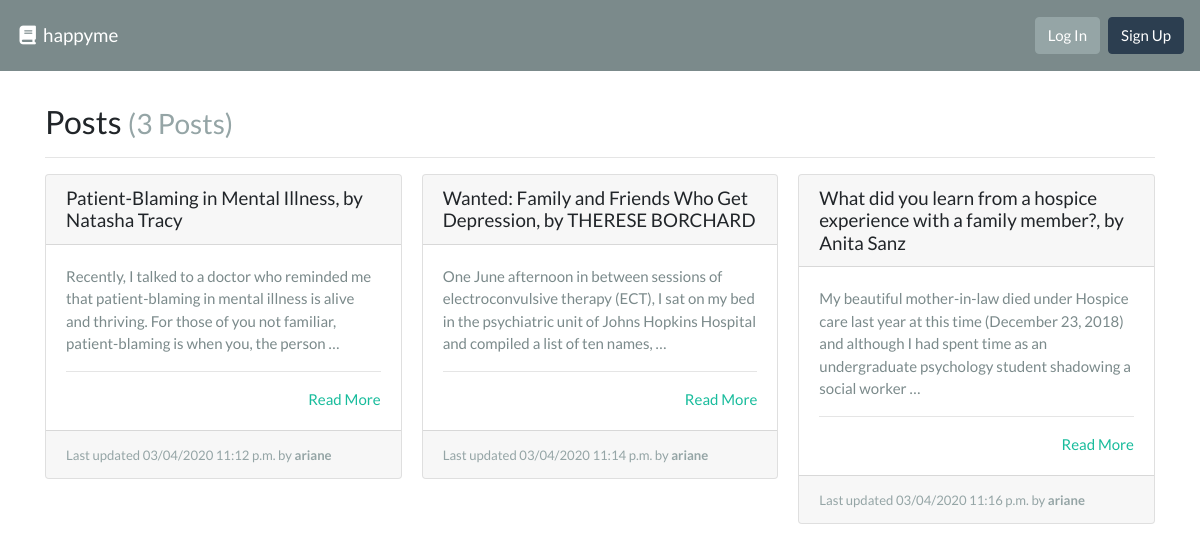
The page / on the database its author committed.
### blog/models.py (models this page shows, shortened)
class Posts(models.Model):
    title = models.CharField(max_length=600, unique=True, help_text="Title for your post")
    author = models.ForeignKey(User, on_delete=models.PROTECT, help_text="The user that made this post")
    slug = models.CharField(max_length=600, blank=True, editable=False,
        help_text="Unique URL path to access this page. Generated by the system")
    content = models.TextField(help_text="Write the content of your post here")
    created = models.DateTimeField(auto_now_add=True,
        help_text="The date and time this page was created. Automatically generated when the model saves.")
    modified = models.DateTimeField(auto_now=True,
        help_text="The date and time this page was last updated. Automatically generated when the model updates.")

### blog/views.py (the view)
# urls.py: path('', PostsListView.as_view(), name='blog-list-page'),
class PostsListView(ListView):
    model = Posts
    def get(self, request):
        posts = self.get_queryset().all()
        return render(request, 'blog/list.html', {
            'posts': posts
        })

### blog/templates/blog/list.html
{% extends "base.html" %}
{% block content %}
  <h3>Posts {% if posts %}<small class="text-muted">({{ posts|length }} Post{{ posts|length|pluralize:"s" }})</small>{% endif %}</h3>
  <hr>
  {% if posts %}
    <div class="card-columns">
      {% for post in posts %}
        {% include "blog/partials/card.html" %}
      {% endfor %}
    </div>
  {% else %}
    <div class="alert alert-primary" role="alert">No posts to display.</div>
  {% endif %}
{% endblock %}

### blog/templates/blog/partials/card.html
<div class="card mb-3">
    <h5 class="card-header ">{{ post.title }}</h5>
    <div class="card-body border-dark">
        <p class="card-text text-dark">
        {{ post.content|truncatewords_html:30 }}
        <hr>
        <div class="text-right"><a href="{% url 'blog-details-page' post.slug %}" title="Read More">Read More</a></div>
    </div>
    <div class="card-footer">
        <small class="text-muted">Last updated {{ post.modified|date:"SHORT_DATETIME_FORMAT" }} by <b>{{ post.author.username }}</b></small>
    </div>
</div>

### rows shown on the page
Posts: title "Patient-Blaming in Mental Illness, by Natasha Tracy", content "Recently, I talked to a doctor who reminded me that patient-blaming in mental illness is alive and thriving. For those of you not familiar, patient-blaming is when you, the person …", modified "03/04/2020 11:12 p.m.", author.username "ariane"
Posts: title "Wanted: Family and Friends Who Get Depression, by THERESE BORCHARD", content "One June afternoon in between sessions of electroconvulsive therapy (ECT), I sat on my bed in the psychiatric unit of Johns Hopkins Hospital and compiled a list of ten names, …", modified "03/04/2020 11:14 p.m.", author.username "ariane"
Posts: title "What did you learn from a hospice experience with a family member?, by Anita Sanz", content "My beautiful mother-in-law died under Hospice care last year at this time (December 23, 2018) and although I had spent time as an undergraduate psychology student shadowing a social worker …", modified "03/04/2020 11:16 p.m.", author.username "ariane"

### other values the page prints
{{ posts|length }} "3"
